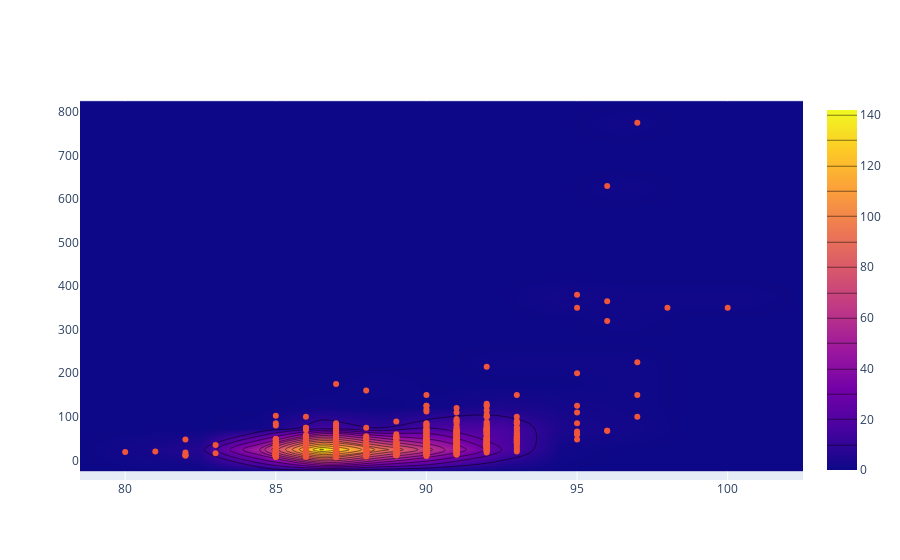

Here is the notebook cell this chart was saved with:
### Code cell
iplot([go.Histogram2dContour(x=reviews.head(500)['points'], 
                             y=reviews.head(500)['price'], 
                             contours=go.Contours(coloring='heatmap')),
       go.Scatter(x=reviews.head(1000)['points'], y=reviews.head(1000)['price'], mode='markers')])

### Figure 1 — Plotly figure (JSON) as saved in the notebook; plotly's stock layout.template omitted (floating-point values rounded to 4 significant figures; data arrays with more than 128 entries replaced by an {"elided": "..."} marker saying what was removed)
{"data": [{"contours": {"coloring": "heatmap"}, "type": "histogram2dcontour", "x": {"elided": "500 int values"}, "y": {"elided": "500 int values"}}, {"mode": "markers", "type": "scatter", "x": {"elided": "1000 int values"}, "y": {"elided": "1000 int values"}}], "layout": {}}
